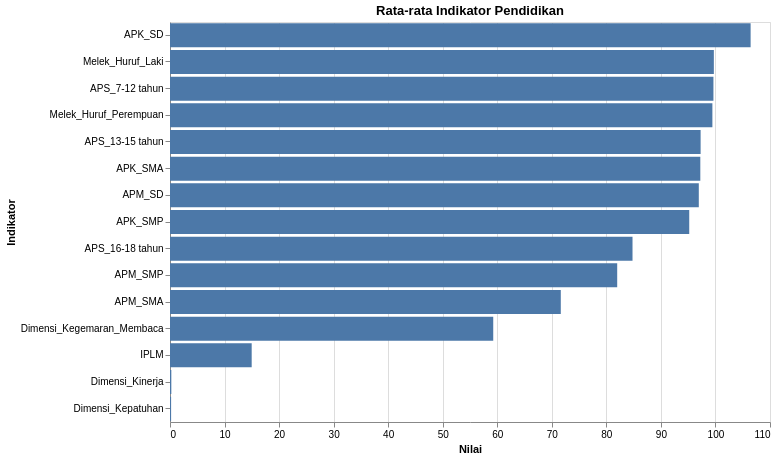

The notebook cell this image was saved under:
### Code cell
# VISUALISASI 1 (BAR CHART – Altair)
chart1 = alt.Chart(rata_indikator).mark_bar().encode(
    x='Nilai:Q',
    y=alt.Y('Indikator:N', sort='-x'),
    tooltip=['Indikator', 'Nilai']
).properties(
    width=600,
    height=400,
    title='Rata-rata Indikator Pendidikan'
)

chart1.display()

### Figure 1 — Vega-Lite specification as saved in the notebook (floating-point values rounded to 4 significant figures)
{"config": {"view": {"continuousWidth": 300, "continuousHeight": 300}}, "data": {"name": "data-76177eb7d6aca07c5af4215f234f3e81"}, "mark": {"type": "bar"}, "encoding": {"tooltip": [{"field": "Indikator", "type": "nominal"}, {"field": "Nilai", "type": "quantitative"}], "x": {"field": "Nilai", "type": "quantitative"}, "y": {"field": "Indikator", "sort": "-x", "type": "nominal"}}, "height": 400, "title": "Rata-rata Indikator Pendidikan", "width": 600, "$schema": "https://vega.github.io/schema/vega-lite/v5.20.1.json", "datasets": {"data-76177eb7d6aca07c5af4215f234f3e81": [{"Indikator": "APK_SD", "Nilai": 106.4}, {"Indikator": "Melek_Huruf_Laki", "Nilai": 99.71}, {"Indikator": "APS_7-12 tahun", "Nilai": 99.63}, {"Indikator": "Melek_Huruf_Perempuan", "Nilai": 99.44}, {"Indikator": "APS_13-15 tahun", "Nilai": 97.28}, {"Indikator": "APK_SMA", "Nilai": 97.22}, {"Indikator": "APM_SD", "Nilai": 96.95}, {"Indikator": "APK_SMP", "Nilai": 95.19}, {"Indikator": "APS_16-18 tahun", "Nilai": 84.79}, {"Indikator": "APM_SMP", "Nilai": 81.99}, {"Indikator": "APM_SMA", "Nilai": 71.65}, {"Indikator": "Dimensi_Kegemaran_Membaca", "Nilai": 59.26}, {"Indikator": "IPLM", "Nilai": 14.98}, {"Indikator": "Dimensi_Kinerja", "Nilai": 0.2416}, {"Indikator": "Dimensi_Kepatuhan", "Nilai": 0.2026}]}}
